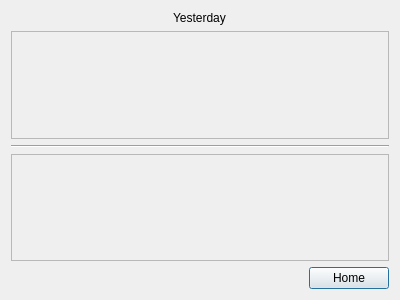
<?xml version="1.0" encoding="UTF-8"?>
<ui version="4.0">
 <class>Dialog</class>
 <widget class="QDialog" name="Dialog">
  <property name="geometry">
   <rect>
    <x>0</x>
    <y>0</y>
    <width>400</width>
    <height>300</height>
   </rect>
  </property>
  <property name="windowTitle">
   <string>Dialog</string>
  </property>
  <layout class="QVBoxLayout" name="verticalLayout">
   <item alignment="Qt::AlignHCenter">
    <widget class="QLabel" name="label">
     <property name="text">
      <string>Yesterday</string>
     </property>
    </widget>
   </item>
   <item>
    <widget class="QScrollArea" name="scrollArea">
     <property name="widgetResizable">
      <bool>true</bool>
     </property>
     <widget class="QWidget" name="scrollAreaWidgetContents">
      <property name="geometry">
       <rect>
        <x>0</x>
        <y>0</y>
        <width>374</width>
        <height>95</height>
       </rect>
      </property>
      <layout class="QVBoxLayout" name="verticalLayout_2"/>
     </widget>
    </widget>
   </item>
   <item>
    <widget class="Line" name="line">
     <property name="orientation">
      <enum>Qt::Horizontal</enum>
     </property>
    </widget>
   </item>
   <item>
    <widget class="QScrollArea" name="scrollArea_2">
     <property name="widgetResizable">
      <bool>true</bool>
     </property>
     <widget class="QWidget" name="scrollAreaWidgetContents_2">
      <property name="geometry">
       <rect>
        <x>0</x>
        <y>0</y>
        <width>374</width>
        <height>94</height>
       </rect>
      </property>
      <layout class="QVBoxLayout" name="verticalLayout_3"/>
     </widget>
    </widget>
   </item>
   <item alignment="Qt::AlignRight">
    <widget class="QPushButton" name="home_Button">
     <property name="text">
      <string>Home</string>
     </property>
    </widget>
   </item>
  </layout>
 </widget>
 <resources/>
 <connections/>
</ui>
